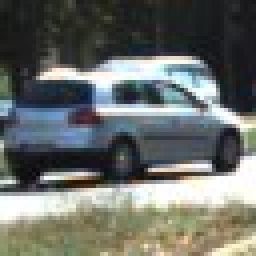
#> input picture vehicles_smallset/cars1/112.jpeg, 64 x 64 px (shown 4 times larger); its folder holds only this picture in this run
$ jupyter execute --allow-errors Untitled.ipynb   (older library calls are emulated)
#> lines starting #> are read from the running program, lines starting #| are printed output that depends on the picture
### lesson_functions.py
import matplotlib.image as mpimg
import numpy as np
import cv2
from skimage.feature import hog
import joblib
# Define a function to return HOG features and visualization
def get_hog_features(img, orient, pix_per_cell, cell_per_block,
                        vis=False, feature_vec=True):
    # Call with two outputs if vis==True
    if vis == True:
        features, hog_image = hog(img, orientations=orient,
                                  pixels_per_cell=(pix_per_cell, pix_per_cell),
                                  block_norm= 'L2-Hys',
                                  cells_per_block=(cell_per_block, cell_per_block),
                                  transform_sqrt=True,
                                  visualize=vis, feature_vector=feature_vec)
        return features, hog_image
    # Otherwise call with one output
    else:
        features = hog(img, orientations=orient,
                       pixels_per_cell=(pix_per_cell, pix_per_cell),
                       cells_per_block=(cell_per_block, cell_per_block),
                       block_norm= 'L2-Hys',
                       transform_sqrt=True,
                       visualize=vis, feature_vector=feature_vec)
        return features

# Define a function to compute binned color features
def bin_spatial(img, size=(32, 32)):
    # Use cv2.resize().ravel() to create the feature vector
    features = cv2.resize(img, size).ravel()
    # Return the feature vector
    return features

# Define a function to compute color histogram features
# NEED TO CHANGE bins_range if reading .png files with mpimg!
def color_hist(img, nbins=32, bins_range=(0, 256)):
    # Compute the histogram of the color channels separately
    channel1_hist = np.histogram(img[:,:,0], bins=nbins, range=bins_range)
    channel2_hist = np.histogram(img[:,:,1], bins=nbins, range=bins_range)
    channel3_hist = np.histogram(img[:,:,2], bins=nbins, range=bins_range)
    # Concatenate the histograms into a single feature vector
    hist_features = np.concatenate((channel1_hist[0], channel2_hist[0], channel3_hist[0]))
    # Return the individual histograms, bin_centers and feature vector
    return hist_features

# Define a function to extract features from a list of images
# Have this function call bin_spatial() and color_hist()
def extract_features(imgs, color_space='RGB', spatial_size=(32, 32),
                        hist_bins=32, orient=9,
                        pix_per_cell=8, cell_per_block=2, hog_channel=0,
                        spatial_feat=True, hist_feat=True, hog_feat=True):
    # Create a list to append feature vectors to
    features = []
    # Iterate through the list of images
    for file in imgs:
        file_features = []
        # Read in each one by one
        image = mpimg.imread(file)
        # apply color conversion if other than 'RGB'
        if color_space != 'RGB':
            if color_space == 'HSV':
                feature_image = cv2.cvtColor(image, cv2.COLOR_RGB2HSV)
            elif color_space == 'LUV':
                feature_image = cv2.cvtColor(image, cv2.COLOR_RGB2LUV)
            elif color_space == 'HLS':
                feature_image = cv2.cvtColor(image, cv2.COLOR_RGB2HLS)
            elif color_space == 'YUV':
                feature_image = cv2.cvtColor(image, cv2.COLOR_RGB2YUV)
            elif color_space == 'YCrCb':
                feature_image = cv2.cvtColor(image, cv2.COLOR_RGB2YCrCb)
        else: feature_image = np.copy(image)

        if spatial_feat == True:
            spatial_features = bin_spatial(feature_image, size=spatial_size)
            file_features.append(spatial_features)
        if hist_feat == True:
            # Apply color_hist()
            hist_features = color_hist(feature_image, nbins=hist_bins)
            file_features.append(hist_features)
        if hog_feat == True:
        # Call get_hog_features() with vis=False, feature_vec=True
            if hog_channel == 'ALL':
                hog_features = []
                for channel in range(feature_image.shape[2]):
                    hog_features.append(get_hog_features(feature_image[:,:,channel],
                                        orient, pix_per_cell, cell_per_block,
                                        vis=False, feature_vec=True))
                hog_features = np.ravel(hog_features)
            else:
                hog_features = get_hog_features(feature_image[:,:,hog_channel], orient,
                            pix_per_cell, cell_per_block, vis=False, feature_vec=True)
            # Append the new feature vector to the features list
            file_features.append(hog_features)
        features.append(np.concatenate(file_features))
    # Return list of feature vectors
    return features

# Define a function that takes an image,
# start and stop positions in both x and y,
# window size (x and y dimensions),
# and overlap fraction (for both x and y)
# [163 lines left out: functions slide_window, draw_boxes, add_heat, apply_threshold, draw_labeled_bboxes, search_windows and 1 more, not called in this run]

### Untitled.ipynb
[cell 1]
import matplotlib.image as mpimg
import matplotlib.pyplot as plt
import numpy as np
import cv2
import glob
import time
from sklearn.svm import LinearSVC
from sklearn.preprocessing import StandardScaler
# NOTE: the next import is only valid
# for scikit-learn version <= 0.17
# if you are using scikit-learn >= 0.18 then use this:
from sklearn.model_selection import train_test_split
# from sklearn.cross_validation import train_test_split

# Define a function to compute binned color features
def bin_spatial(img, size=(32, 32)):
    # Use cv2.resize().ravel() to create the feature vector
    features = cv2.resize(img, size).ravel()
    # Return the feature vector
    return features

# Define a function to compute color histogram features
def color_hist(img, nbins=32, bins_range=(0, 256)):
    # Compute the histogram of the color channels separately
    channel1_hist = np.histogram(img[:,:,0], bins=nbins, range=bins_range)
    channel2_hist = np.histogram(img[:,:,1], bins=nbins, range=bins_range)
    channel3_hist = np.histogram(img[:,:,2], bins=nbins, range=bins_range)
    # Concatenate the histograms into a single feature vector
    hist_features = np.concatenate((channel1_hist[0], channel2_hist[0], channel3_hist[0]))
    # Return the individual histograms, bin_centers and feature vector
    return hist_features

# Define a function to extract features from a list of images
# Have this function call bin_spatial() and color_hist()
def extract_features(imgs, cspace='RGB', spatial_size=(32, 32),
                        hist_bins=32, hist_range=(0, 256)):
    # Create a list to append feature vectors to
#> called with cspace = 'RGB', spatial_size = (32, 32), hist_bins = 32, hist_range = (0, 256)
    features = []
    # Iterate through the list of images
    for file in imgs:
        # Read in each one by one
        image = mpimg.imread(file)
#> image is the input picture: shape (64, 64, 3); mean R, G, B 105.6, 109.1, 105
        # apply color conversion if other than 'RGB'
        if cspace != 'RGB':
            if cspace == 'HSV':
                feature_image = cv2.cvtColor(image, cv2.COLOR_RGB2HSV)
            elif cspace == 'LUV':
                feature_image = cv2.cvtColor(image, cv2.COLOR_RGB2LUV)
            elif cspace == 'HLS':
                feature_image = cv2.cvtColor(image, cv2.COLOR_RGB2HLS)
            elif cspace == 'YUV':
                feature_image = cv2.cvtColor(image, cv2.COLOR_RGB2YUV)
        else: feature_image = np.copy(image)
        # Apply bin_spatial() to get spatial color features
        spatial_features = bin_spatial(feature_image, size=spatial_size)
#> in bin_spatial, `features = cv2.resize(img, size).ravel()`: features = 3072 values, max 255 at index 815, min 14 at index 2055, mean 106.7
#> spatial_features has the same summary as features in bin_spatial
        # Apply color_hist() also with a color space option now
        hist_features = color_hist(feature_image, nbins=hist_bins, bins_range=hist_range)
#> in color_hist, `hist_features = np.concatenate((channel1_hist[0], channel2_hist[0], ch..`: hist_features = 96 values, max 609 at index 3, min 0 at index 0, mean 128
        # Append the new feature vector to the features list
        features.append(np.concatenate((spatial_features, hist_features)))
#> pass 2 of the loop in extract_features, `for file in imgs:`:
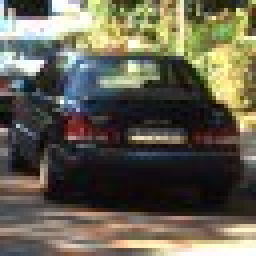
#> input picture vehicles_smallset/cars2/402.jpeg, 64 x 64 px (shown 4 times larger)
#> in extract_features, image is the input picture: shape (64, 64, 3); mean R, G, B 100.6, 96.4, 81
#> in extract_features, `spatial_features = bin_spatial(feature_image, size=spatial_size)`: spatial_features = 3072 values, max 255 at index 22, min 2 at index 2363, mean 92.84
#> in extract_features, `hist_features = color_hist(feature_image, nbins=hist_bins, bins_range=..`: hist_features = 96 values, max 444 at index 2, min 11 at index 0, mean 128
    # Return list of feature vectors
    return features


# Read in car and non-car images
# images = glob.glob('*.jpeg')
cars = glob.glob('./vehicles_smallset/*/*.jpeg')
notcars = glob.glob('./non-vehicles_smallset//*/*.jpeg')
# [8 lines of commented-out code are left out]
spatial = 32
histbin = 32

car_features = extract_features(cars, cspace='RGB', spatial_size=(spatial, spatial),
                        hist_bins=histbin, hist_range=(0, 256))
#> car_features = 3 items
notcar_features = extract_features(notcars, cspace='RGB', spatial_size=(spatial, spatial),
                        hist_bins=histbin, hist_range=(0, 256))

# Create an array stack of feature vectors
#> (the rest of this cell did not finish here and is left out)

[cell 2]
import matplotlib.image as mpimg
import matplotlib.pyplot as plt
import numpy as np
import cv2
import glob
import time
from sklearn.svm import LinearSVC
from sklearn.preprocessing import StandardScaler
from skimage.feature import hog
# NOTE: the next import is only valid for scikit-learn version <= 0.17
# for scikit-learn >= 0.18 use:
from sklearn.model_selection import train_test_split
# from sklearn.cross_validation import train_test_split

# Define a function to return HOG features and visualization
def get_hog_features(img, orient, pix_per_cell, cell_per_block,
                        vis=False, feature_vec=True):
    # Call with two outputs if vis==True
#> called with orient = 9, pix_per_cell = 8, cell_per_block = 2, vis = False, feature_vec = True
    if vis == True:
        features, hog_image = hog(img, orientations=orient, pixels_per_cell=(pix_per_cell, pix_per_cell),
                                  cells_per_block=(cell_per_block, cell_per_block), block_norm= 'L2-Hys',
                                  transform_sqrt=True,
                                  visualize=vis, feature_vector=feature_vec)
        return features, hog_image
    # Otherwise call with one output
    else:
        features = hog(img, orientations=orient, pixels_per_cell=(pix_per_cell, pix_per_cell),
                       cells_per_block=(cell_per_block, cell_per_block), block_norm= 'L2-Hys',
                       transform_sqrt=True,
                       visualize=vis, feature_vector=feature_vec)
#> features = 1764 values, max 0.522 at index 166, min 0 at index 118, mean 0.124
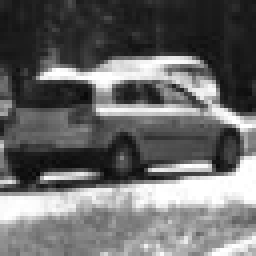
#> img: shape (64, 64) (shown 4 times larger); min 8, max 255, mean 105.6
        return features

# Define a function to extract features from a list of images
# Have this function call bin_spatial() and color_hist()
def extract_features(imgs, cspace='RGB', orient=9,
                        pix_per_cell=8, cell_per_block=2, hog_channel=0):
    # Create a list to append feature vectors to
    features = []
    # Iterate through the list of images
    for file in imgs:
        # Read in each one by one
        image = mpimg.imread(file)
        # apply color conversion if other than 'RGB'
        if cspace != 'RGB':
            if cspace == 'HSV':
                feature_image = cv2.cvtColor(image, cv2.COLOR_RGB2HSV)
            elif cspace == 'LUV':
                feature_image = cv2.cvtColor(image, cv2.COLOR_RGB2LUV)
            elif cspace == 'HLS':
                feature_image = cv2.cvtColor(image, cv2.COLOR_RGB2HLS)
            elif cspace == 'YUV':
                feature_image = cv2.cvtColor(image, cv2.COLOR_RGB2YUV)
            elif cspace == 'YCrCb':
                feature_image = cv2.cvtColor(image, cv2.COLOR_RGB2YCrCb)
        else: feature_image = np.copy(image)

        # Call get_hog_features() with vis=False, feature_vec=True
        if hog_channel == 'ALL':
            hog_features = []
            for channel in range(feature_image.shape[2]):
                hog_features.append(get_hog_features(feature_image[:,:,channel],
                                    orient, pix_per_cell, cell_per_block,
                                    vis=False, feature_vec=True))
            hog_features = np.ravel(hog_features)
        else:
            hog_features = get_hog_features(feature_image[:,:,hog_channel], orient,
                        pix_per_cell, cell_per_block, vis=False, feature_vec=True)
#> hog_features has the same summary as features in get_hog_features
        # Append the new feature vector to the features list
        features.append(hog_features)
#> pass 2 of the loop in extract_features, `for file in imgs:`:
#> in get_hog_features (call 2), `features = hog(img, orientations=orient, pixels_per_cell=(pix_per_cell..`: features = 1764 values, max 0.505 at index 1426, min 0 at index 15, mean 0.131
#> in get_hog_features (call 2), `features = hog(img, orientations=orient, pixels_per_cell=(pix_per_cell..`:
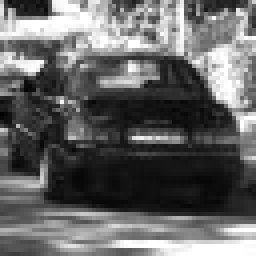
#> img: shape (64, 64) (shown 4 times larger); min 0, max 255, mean 100.6
#> in extract_features, `hog_features = get_hog_features(feature_image[:,:,hog_channel], orient..`: hog_features has the same summary as features in get_hog_features
    # Return list of feature vectors
    return features


# Divide up into cars and notcars
cars = glob.glob('./vehicles_smallset/*/*.jpeg')
notcars = glob.glob('./non-vehicles_smallset//*/*.jpeg')


# Reduce the sample size because HOG features are slow to compute
# The quiz evaluator times out after 13s of CPU time
sample_size = 500
cars = cars[0:sample_size]
notcars = notcars[0:sample_size]

### TODO: Tweak these parameters and see how the results change.
colorspace = 'RGB' # Can be RGB, HSV, LUV, HLS, YUV, YCrCb
orient = 9
pix_per_cell = 8
cell_per_block = 2
hog_channel = 0 # Can be 0, 1, 2, or "ALL"

t=time.time()
car_features = extract_features(cars, cspace=colorspace, orient=orient,
                        pix_per_cell=pix_per_cell, cell_per_block=cell_per_block,
                        hog_channel=hog_channel)
notcar_features = extract_features(notcars, cspace=colorspace, orient=orient,
                        pix_per_cell=pix_per_cell, cell_per_block=cell_per_block,
                        hog_channel=hog_channel)
t2 = time.time()
print(round(t2-t, 2), 'Seconds to extract HOG features...')

# Create an array stack of feature vectors
#> (the rest of this cell did not finish here and is left out)

[cell 3]
import numpy as np
import cv2
import matplotlib.pyplot as plt
import matplotlib.image as mpimg

image = mpimg.imread('./bbox-example-image (1).jpg')
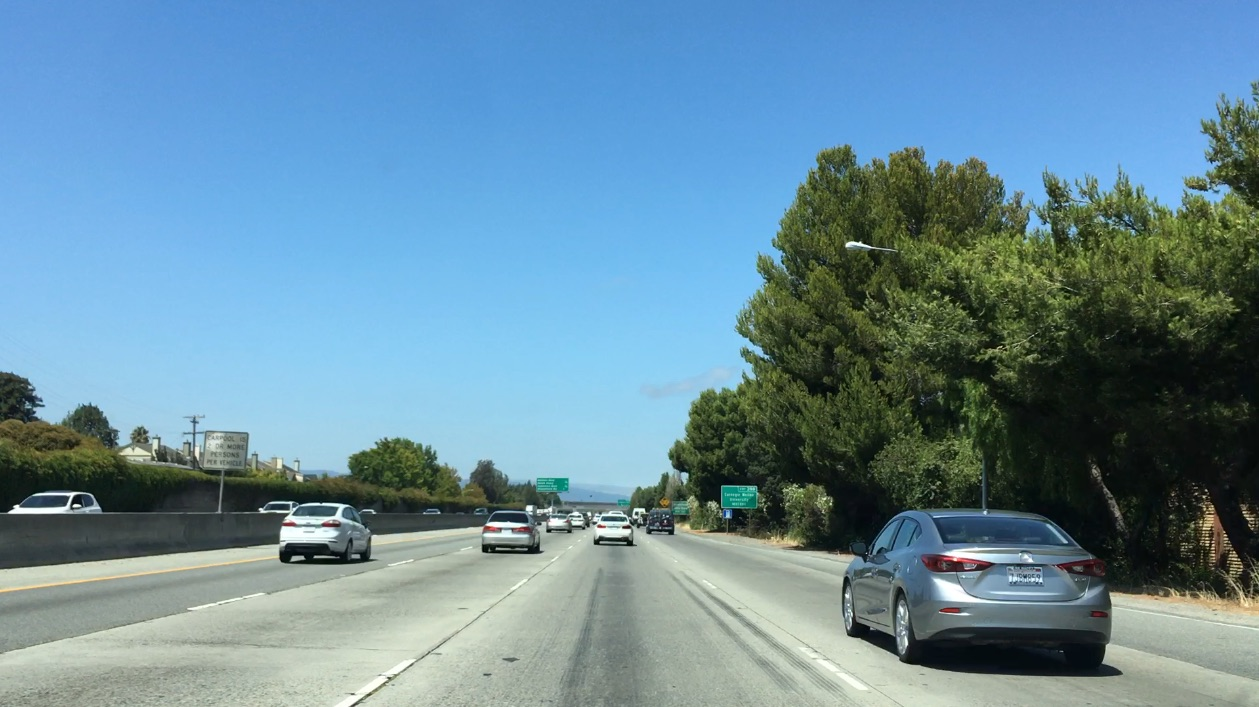
#> input picture bbox-example-image (1).jpg, 1259 x 707 px
#> image is the input picture: shape (707, 1259, 3); mean R, G, B 104.8, 141, 158.4

# Here is your draw_boxes function from the previous exercise
def draw_boxes(img, bboxes, color=(0, 0, 255), thick=6):
    # Make a copy of the image
    imcopy = np.copy(img)
    # Iterate through the bounding boxes
    for bbox in bboxes:
        # Draw a rectangle given bbox coordinates
        cv2.rectangle(imcopy, bbox[0], bbox[1], color, thick)
    # Return the image copy with boxes drawn
    return imcopy

# Define a function that takes an image,
# start and stop positions in both x and y,
# window size (x and y dimensions),
# and overlap fraction (for both x and y)
def slide_window(img, x_start_stop=[None, None], y_start_stop=[None, None],
                    xy_window=(64, 64), xy_overlap=(0.5, 0.5)):
    # If x and/or y start/stop positions not defined, set to image size
#> called with xy_window = (128, 128), xy_overlap = (0.5, 0.5)
    if x_start_stop[0] == None:
        x_start_stop[0] = 0
    if x_start_stop[1] == None:
        x_start_stop[1] = img.shape[1]
    if y_start_stop[0] == None:
        y_start_stop[0] = 0
    if y_start_stop[1] == None:
        y_start_stop[1] = img.shape[0]
    # Compute the span of the region to be searched
    xspan = x_start_stop[1] - x_start_stop[0]
    yspan = y_start_stop[1] - y_start_stop[0]
    # Compute the number of pixels per step in x/y
    nx_pix_per_step = np.int(xy_window[0]*(1 - xy_overlap[0]))
    ny_pix_per_step = np.int(xy_window[1]*(1 - xy_overlap[1]))
    # Compute the number of windows in x/y
    nx_buffer = np.int(xy_window[0]*(xy_overlap[0]))
    ny_buffer = np.int(xy_window[1]*(xy_overlap[1]))
    nx_windows = np.int((xspan-nx_buffer)/nx_pix_per_step)
    ny_windows = np.int((yspan-ny_buffer)/ny_pix_per_step)
    # Initialize a list to append window positions to
    window_list = []
    # Loop through finding x and y window positions
    # Note: you could vectorize this step, but in practice
    # you'll be considering windows one by one with your
    # classifier, so looping makes sense
    for ys in range(ny_windows):
        for xs in range(nx_windows):
            # Calculate window position
            startx = xs*nx_pix_per_step + x_start_stop[0]
            endx = startx + xy_window[0]
            starty = ys*ny_pix_per_step + y_start_stop[0]
            endy = starty + xy_window[1]
            # Append window position to list
            window_list.append(((startx, starty), (endx, endy)))
    # Return the list of windows
    return window_list

windows = slide_window(image, x_start_stop=[None, None], y_start_stop=[None, None],
                    xy_window=(128, 128), xy_overlap=(0.5, 0.5))
#> windows = 180 items

window_img = draw_boxes(image, windows, color=(0, 0, 255), thick=6)
#> the loop in draw_boxes, `for bbox in bboxes:` made 180 passes
#> bbox on passes 1 to 3: ((0, 0), (128, 128)), ((64, 0), (192, 128)), ((128, 0), (256, 128))
#> after the loop in draw_boxes, `for bbox in bboxes:`:
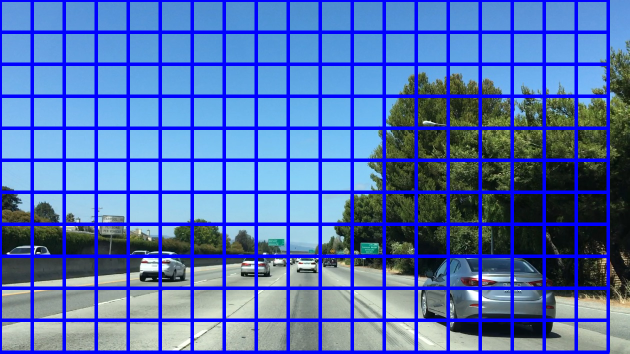
#> imcopy: shape (707, 1259, 3) (shown at 1/2 size); mean R, G, B 82.8, 111.5, 177.9
plt.imshow(window_img);

[cell 4]
import matplotlib.image as mpimg
import numpy as np
import cv2
from skimage.feature import hog
# Define a function to return HOG features and visualization
# [259 lines left out: functions get_hog_features, bin_spatial, color_hist, extract_features, slide_window, draw_boxes and 5 more, not called in this run]

[cell 5]
import matplotlib.image as mpimg
import matplotlib.pyplot as plt
import numpy as np
import cv2
import glob
import time
from sklearn.svm import LinearSVC
from sklearn.preprocessing import StandardScaler
from skimage.feature import hog
from lesson_functions import *
import joblib
# NOTE: the next import is only valid for scikit-learn version <= 0.17
# for scikit-learn >= 0.18 use:
# from sklearn.model_selection import train_test_split
from sklearn.model_selection import train_test_split
from scipy.ndimage.measurements import label


# Reduce the sample size because
# The quiz evaluator times out after 13s of CPU time
sample_size = 500

# Divide up into cars and notcars
cars = glob.glob('./vehicles_smallset/*/*.jpeg')
notcars = glob.glob('./non-vehicles_smallset//*/*.jpeg')

cars = cars[0:sample_size]
notcars = notcars[0:sample_size]

### TODO: Tweak these parameters and see how the results change.
color_space = 'RGB' # Can be RGB, HSV, LUV, HLS, YUV, YCrCb
orient = 9  # HOG orientations
pix_per_cell = 8 # HOG pixels per cell
cell_per_block = 2 # HOG cells per block
hog_channel = 0 # Can be 0, 1, 2, or "ALL"
spatial_size = (16, 16) # Spatial binning dimensions
hist_bins = 16    # Number of histogram bins
spatial_feat = True # Spatial features on or off
hist_feat = True # Histogram features on or off
hog_feat = True # HOG features on or off
y_start_stop = [None, None] # Min and max in y to search in slide_window()

car_features = extract_features(cars, color_space=color_space,
                        spatial_size=spatial_size, hist_bins=hist_bins,
                        orient=orient, pix_per_cell=pix_per_cell,
                        cell_per_block=cell_per_block,
                        hog_channel=hog_channel, spatial_feat=spatial_feat,
                        hist_feat=hist_feat, hog_feat=hog_feat)
#> in bin_spatial, `features = cv2.resize(img, size).ravel()`: features = 768 values, max 255 at index 220, min 8 at index 542, mean 104.5
#> in extract_features, `spatial_features = bin_spatial(feature_image, size=spatial_size)`: spatial_features has the same summary as features in bin_spatial
#> in color_hist, `hist_features = np.concatenate((channel1_hist[0], channel2_hist[0], ch..`: hist_features = 48 values, max 807 at index 1, min 14 at index 16, mean 256
#> in get_hog_features, `features = hog(img, orientations=orient, pixels_per_cell=(pix_per_cell..`: features = 1764 values, max 0.522 at index 166, min 0 at index 118, mean 0.124
#> in extract_features, `hog_features = get_hog_features(feature_image[:,:,hog_channel], orient..`: hog_features has the same summary as features in get_hog_features
#> pass 2 of the loop in extract_features, `for file in imgs:`:
#> in extract_features, `spatial_features = bin_spatial(feature_image, size=spatial_size)`: spatial_features = 768 values, max 255 at index 54, min 6 at index 485, mean 95.79
#> in extract_features, `hist_features = color_hist(feature_image, nbins=hist_bins)`: hist_features = 48 values, max 742 at index 33, min 49 at index 45, mean 256
#> in get_hog_features (call 2), `features = hog(img, orientations=orient, pixels_per_cell=(pix_per_cell..`: features = 1764 values, max 0.505 at index 1426, min 0 at index 15, mean 0.131
#> in extract_features, `hog_features = get_hog_features(feature_image[:,:,hog_channel], orient..`: hog_features has the same summary as features in get_hog_features
notcar_features = extract_features(notcars, color_space=color_space,
                        spatial_size=spatial_size, hist_bins=hist_bins,
                        orient=orient, pix_per_cell=pix_per_cell,
                        cell_per_block=cell_per_block,
                        hog_channel=hog_channel, spatial_feat=spatial_feat,
                        hist_feat=hist_feat, hog_feat=hog_feat)
